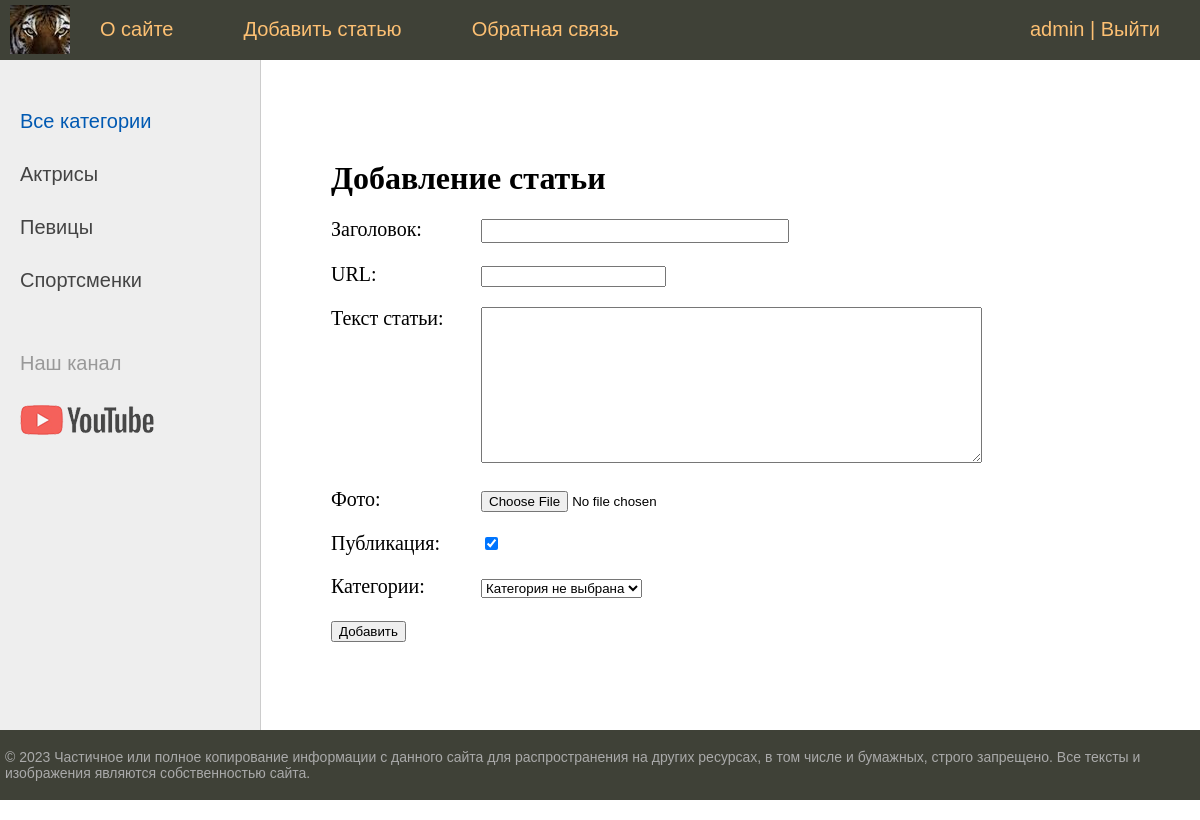
Screenshot of /addpage/ (signed in) with the database file from the repository.
### women/models.py (models this page shows)
class Category(models.Model):
    name = models.CharField(
        max_length=100, db_index=True, verbose_name='Категория')
    slug = models.SlugField(max_length=255, unique=True,
                            db_index=True, verbose_name='URL')
    def __str__(self):
        return self.name
    def get_absolute_url(self):
        return reverse("category", kwargs={"cat_slug": self.slug})
    class Meta:
        verbose_name = 'Категории'
        verbose_name_plural = 'Категории'
        ordering = ['id']

### women/views.py (the view)
# urls.py: path("addpage/", views.AddPage.as_view(), name="add_page"),
class AddPage(LoginRequiredMixin, DataMixin, CreateView):
    form_class = AddPostForm
    template_name = 'women/addpage.html'
    success_url = reverse_lazy('home')
    login_url = reverse_lazy('home')
    raise_exception = True
    def get_context_data(self, *, object_list=None, **kwargs):
        context = super().get_context_data(**kwargs)
        c_def = self.get_user_context(title="Добавление статьи")
        return context | c_def

### women/forms.py (shortened to what this page needs)
class AddPostForm(forms.ModelForm):
    def __init__(self, *args, **kwargs):
        super().__init__(*args, **kwargs)
        self.fields['cat'].empty_label = 'Категория не выбрана'
    class Meta:
        model = Women
        fields = ['title', 'slug', 'content', 'photo', 'is_published', 'cat']
        widgets = {
            'title': forms.TextInput(attrs={'class': 'form-input'}),
            'content': forms.Textarea(attrs={'cols': 60, 'rows': 10}),
        }

### women/utils.py (called while the page is built)
    def get_user_context(self, **kwargs):
        context = kwargs
        cats = Category.objects.annotate(Count('women'))
        user_menu = menu.copy()
        if not self.request.user.is_authenticated:
            user_menu.pop(1)
        context['menu'] = user_menu
        context['cats'] = cats
        if 'cat_selected' not in context:
            context['cat_selected'] = 0
        return context

### women/templates/women/addpage.html (shortened to what this page needs)
{% extends 'women/base.html' %}
{% block content %}
<h1>{{title}}</h1>
<form action="{% url 'add_page' %}" method="post" enctype="multipart/form-data">
{% for f in form %}
<p><label class="form-label" for="{{ f.id_for_label }}">{{f.label}}: </label>{{ f }}</p>
{% endfor %}
  <button type="submit">Добавить</button>
</form>
{% endblock %}

### women/templates/women/base.html (shortened to what this page needs)
{% load static %}
{% load women_tags %}
<!DOCTYPE html>
<html>
<head>
	<link type="text/css" href="{% static 'women/css/styles.css' %}" rel="stylesheet" />
</head>
<body>
<table class="table-page" border=0 cellpadding="0" cellspacing="0">
<tr><td valign=top>
{% block mainmenu %}
		<div class="header">
			<ul id="mainmenu" class="mainmenu">
			<li class="logo"><a href="{% url 'home' %}"><div class="logo"></div></a></li>
{% for m in menu %}
			<li><a href="{% url m.url_name %}">{{m.title}}</a></li>
{% endfor %}
			{% if request.user.is_authenticated %}
			<li class="last"> {{user.username}} | <a href="{% url 'logout' %}">Выйти</a></li>
			{% else %}
			<li class="last"><a href="{% url 'register' %}">Регистрация</a> | <a href="{% url 'login' %}">Войти</a></li>
			{% endif %}
			</ul>
		</div>
{% endblock mainmenu %}
<table class="table-content" border=0 cellpadding="0" cellspacing="0">
<tr>
	<td valign="top" class="left-chapters">
	<ul id="leftchapters">
{% if cat_selected == 0 %}
		<li class='selected'>Все категории</li>
{% else %}
		<li><a href="{% url 'home' %}">Все категории</a></li>
{% endif %}
{% for c in cats %}
{% if c.women__count > 0 %}
	{% if c.pk == cat_selected %}
		<li class='selected'>{{c.name}}</li>
	{% else %}
		<li><a href="{{ c.get_absolute_url }}">{{c.name}}</a></li>
	{% endif %}
{% endif %}
{% endfor %}
		<li class="share">
		<p>Наш канал</p>
		<a class="share-yt" href="https://www.youtube.com/channel/UChuUF3vVD_1kyIN5po31eXw" target="_blank" rel="nofollow"></a>
		</li>
	</ul>
</td>
<td valign="top" class="content">
	<div class="content-text">
{% block content %}
{% endblock %}
	</div>
</td></tr></table>
</td></tr>
<tr><td valign=top>
	<div id="footer">
		<p>&copy; 2023 Частичное или полное копирование информации с данного
      сайта для распространения на других ресурсах, в том числе и
      бумажных, строго запрещено. Все тексты и изображения являются
      собственностью сайта.</p>
	</div>
</td></tr></table>
</body>
</html>

### women/static/women/css/styles.css (style rules this page uses)
html, body { font-family: 'Arial'; margin: 0; padding: 0; height: 100%; width: 100%; color: #444; }
a { color: #0059b2; text-decoration: none; }
.table-page { width: 100%; height: 100%; vertical-align: top; }
.table-page tr { height: 100%; }
.header { background: #3F4137; height: 60px; }
.logo { background: url('../images/logo.png') no-repeat 10px 5px; width: 70px; height: 60px; }
ul.mainmenu { list-style: none; margin: 0; padding: 0; height: 60px; color: #fdc073; font-size: 20px; overflow: hidden; }
ul.mainmenu li { float: left; margin: 18px 40px 0 30px; }
ul.mainmenu li.logo { margin: 0; }
ul.mainmenu li.last { float: right; }
ul.mainmenu li a { color: #fdc073; text-decoration: none; }
.table-content { width: 100%; min-height: 100%; height: 100%; }
.left-chapters { margin: 0; background: #eee; border-right: 1px solid #ccc; min-height: 100%; }
.left-chapters ul { width: 230px; min-height: 100%; margin: 0; padding: 20px 10px 10px 20px; list-style: none; font-size: 20px; }
.left-chapters ul li { margin: 30px 0 0 0; color: #999; }
.left-chapters ul li.selected { color: #0059b2; }
.left-chapters ul li a { color: #444; text-decoration: none; }
.left-chapters ul li.share { margin: 60px 0 0 0; }
.left-chapters ul li.share p { margin: 30px 0 30px 0; }
.left-chapters ul li.share a { display: inline-block; width: 40px; height: 40px; margin: 0 20px 0 0; }
.left-chapters ul li.share a.share-yt { width: 100%; height: 30px; background: url('../images/share_yt.png') no-repeat 0 0 }
.content { padding: 40px 20px 20px 40px; width: 100%; box-sizing: border-box; }
.content-text { margin: 60px 0 0 30px; color: #000; font-size: 20px; font-family: Yandex Sans Display Light; }
.content-text h1 { font-size: 32px; }
#footer { box-sizing: border-box; background: #3F4137; padding: 5px; color: #aaa; font-size: 14px; font-family: Verdana, Geneva, Arial, Helvetica; text-align: left; overflow: hidden; }
.form-input { width: 300px; font-size: 16px; }
.form-label { display: inline-block; min-width: 150px; vertical-align: top; }

### rows the page displays
Category: name "Актрисы"
Category: name "Певицы"
Category: name "Спортсменки"

### other values shown
{{ m.title }} "О сайте" "Добавить статью" "Обратная связь"
{{ user.username }} "admin"
{{ title }} "Добавление статьи"
{{ f.label }} "Заголовок" "URL" "Текст статьи" "Фото" "Публикация" "Категории"
